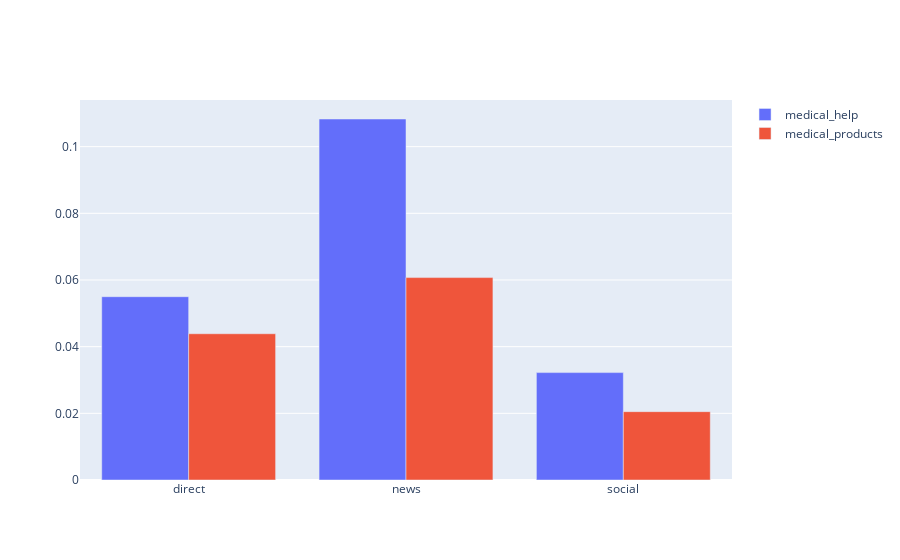

This figure's notebook cell:
### Code cell
import plotly.graph_objects as go

fig = go.Figure([go.Bar(name = 'medical_help',x=cat_names, y=cat_counts),
               go.Bar(name='medical_products', x=cat_names2, y=cat_counts2)])
fig.show()

### Figure 1 — Plotly figure (JSON) as saved in the notebook; plotly's stock layout.template omitted (floating-point values rounded to 4 significant figures)
{"data": [{"name": "medical_help", "type": "bar", "x": ["direct", "news", "social"], "y": [0.05499, 0.1083, 0.03222]}, {"name": "medical_products", "type": "bar", "x": ["direct", "news", "social"], "y": [0.04388, 0.06072, 0.0205]}], "layout": {}}
